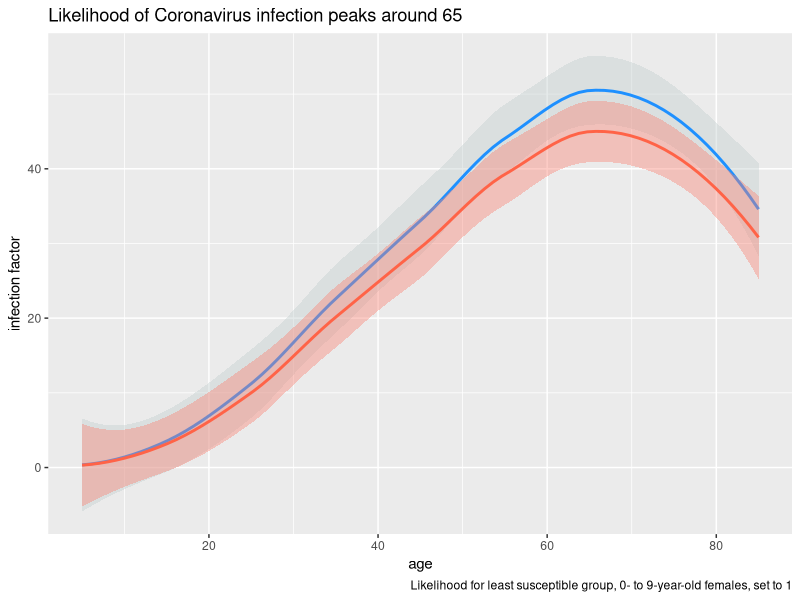
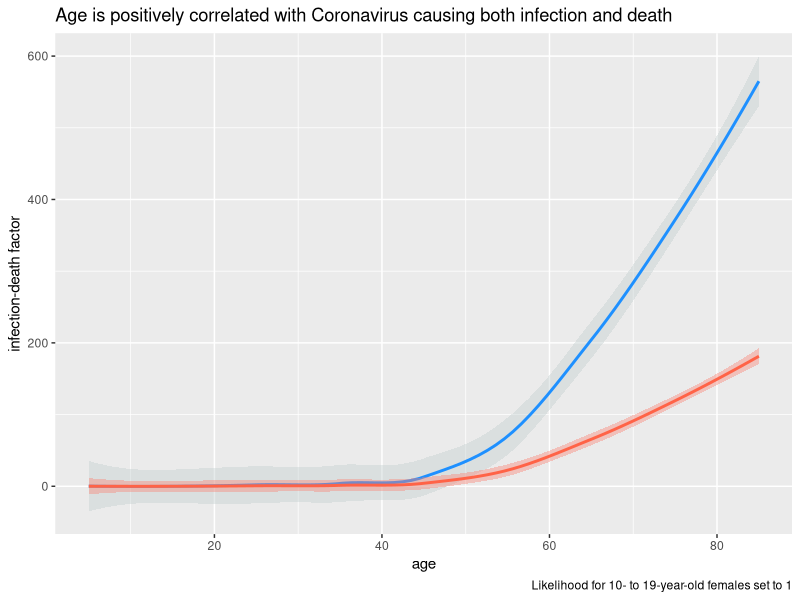
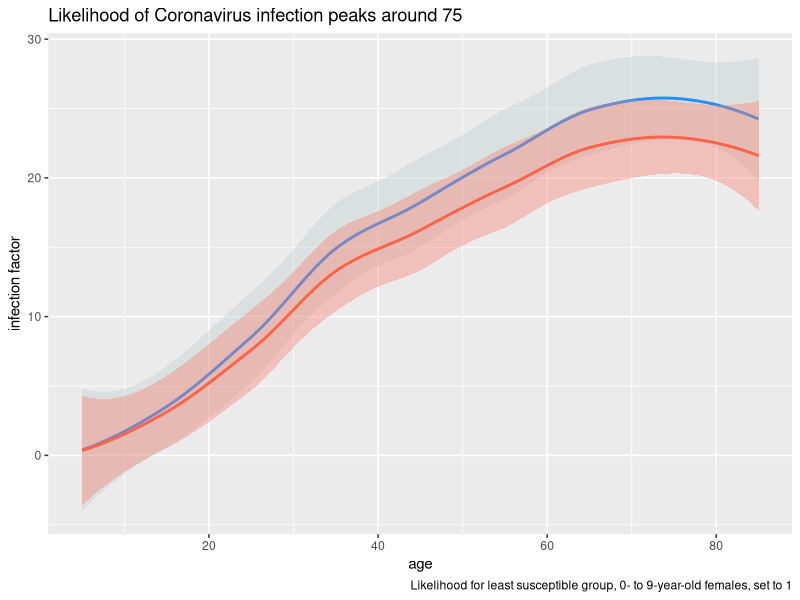
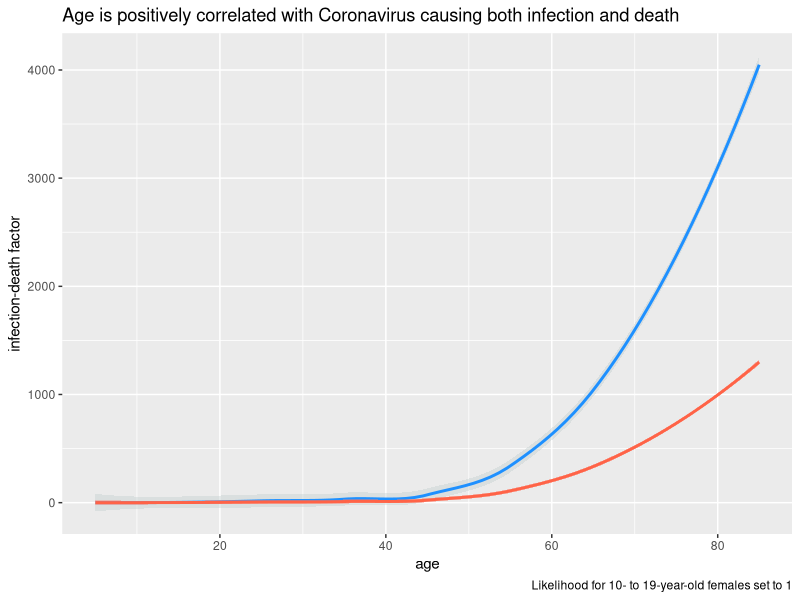
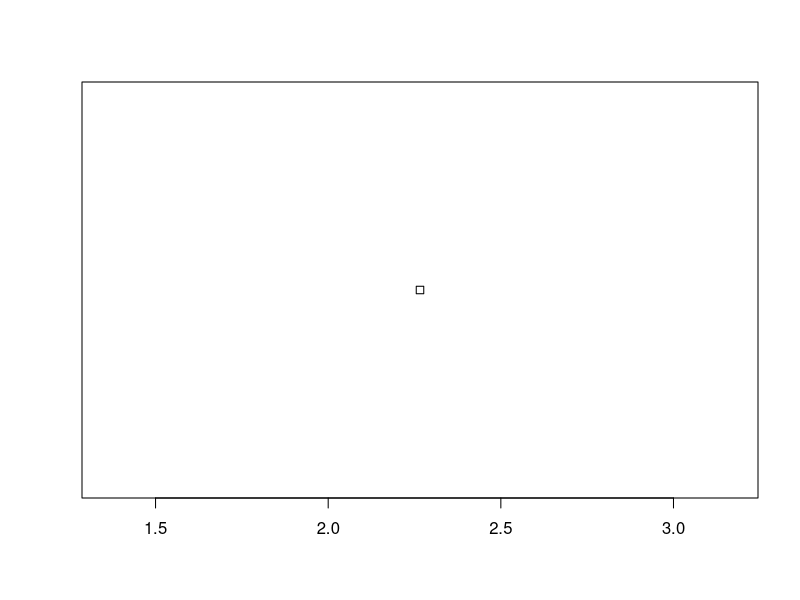
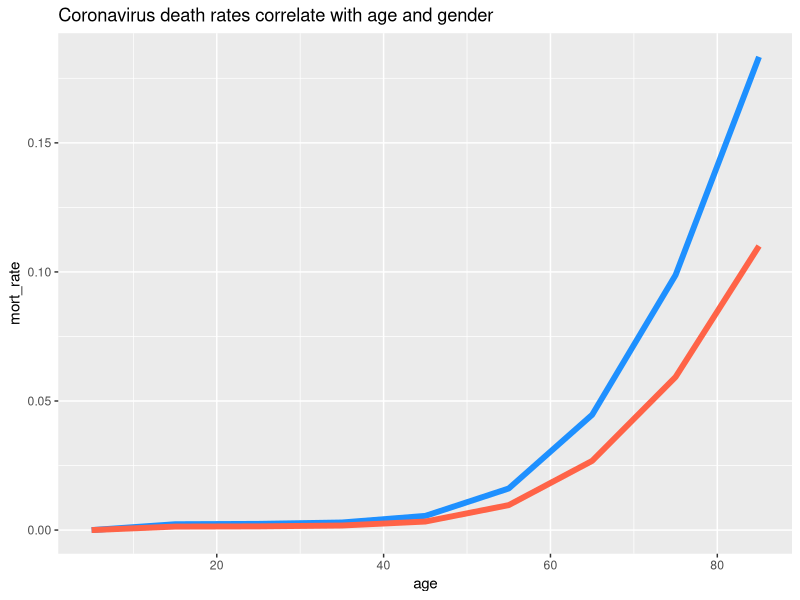
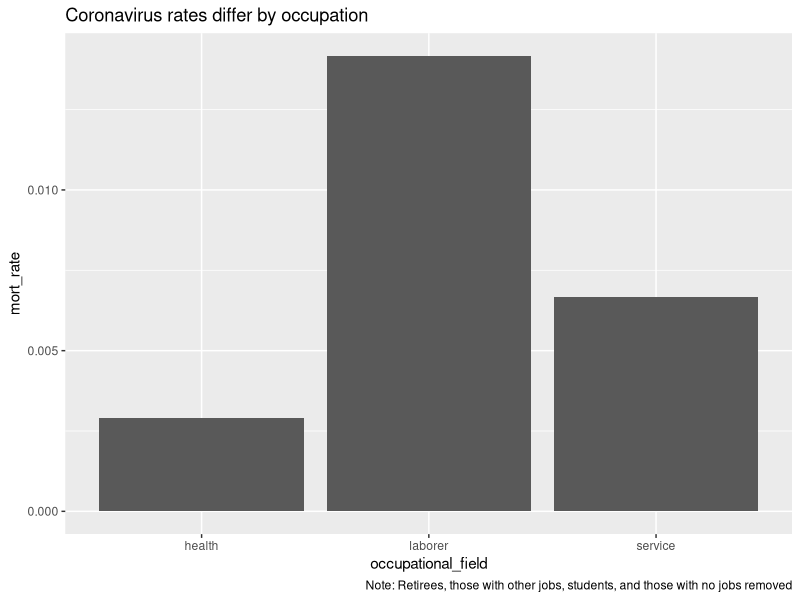
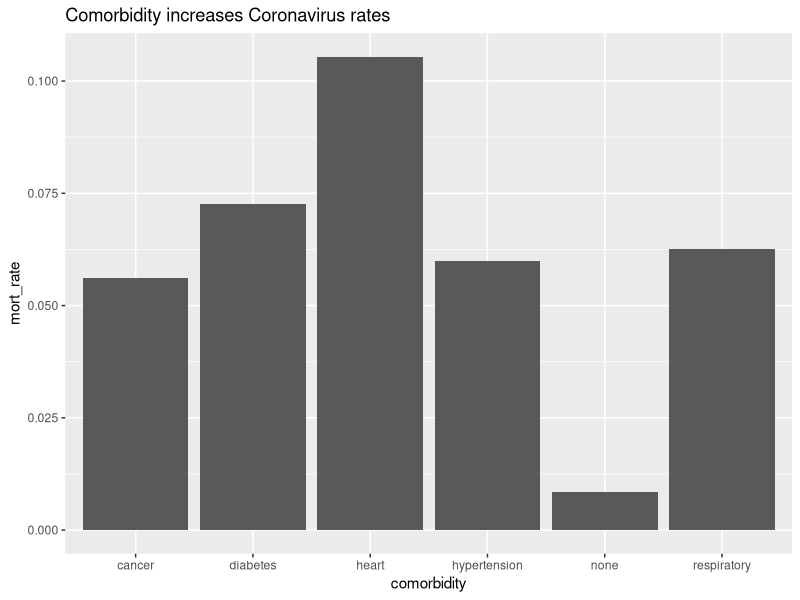

These figures' R source, in order: (Note: this script raises an error after producing the figures.)
## ---- chunk 1
library(tidyverse)
library(lubridate)
## ---- chunk 2
my_sum <- read_csv(file = "summary.csv", col_types = ("cidiccc")) %>%
  mutate(cases = as.integer(gsub(",", "", cases)),
         male_rate = death / cases * 0.028414777	/ 0.02290025,
         female_rate = death / cases * 0.017057766	/ 0.02290025)

f_m_ratio <- my_sum %>% 
  filter(!is.na(sex)) %>%
  summarize(f_m_ratio = min(cases) / max(cases)) %>%
  pull(f_m_ratio)

f_m_id_ratio <- my_sum %>% 
  filter(!is.na(sex)) %>%
  summarize(f_m_id_ratio = min(death) / max(death)) %>%
  pull(f_m_id_ratio)
## ---- chunk 3
my_pop <- read_csv("WORLD-2020.csv", col_types = "__iii_")
## ---- chunk 4
my_rates <- my_pop %>%
  group_by(rg_mn>80) %>%
  mutate(males_pop = if_else((rg_mn > 80), as.integer(sum(males, na.rm = T)), males),
         females_pop = if_else((rg_mn > 80), as.integer(sum(females, na.rm = T)), females)) %>%
  ungroup() %>%
  filter(rg_mn < 90) %>%
  select(1, 5, 6) %>%
  inner_join(my_sum, by = c("rg_mn" = "age")) %>%
  select(1:5) %>%
  mutate(infect_rate = cases / sum(cases) / (males_pop + females_pop) * (sum(males_pop) + sum(females_pop)),
         female_infect_rate = infect_rate * f_m_ratio,
         male_infect_rate = infect_rate / f_m_ratio / min(female_infect_rate),
         female_infect_rate = female_infect_rate / min(female_infect_rate),
         infect_death_rate = death / sum(death) / (males_pop + females_pop) * (sum(males_pop) + sum(females_pop)),
         female_infect_death_rate = infect_death_rate * f_m_id_ratio,
         male_infect_death_rate = infect_death_rate / f_m_id_ratio / 0.03444341,
         female_infect_death_rate = female_infect_death_rate / 0.03444341)
## ---- chunk 5
my_rates %>%
  ggplot(mapping = aes(x = rg_mn)) +
  geom_smooth(mapping = aes(y = male_infect_rate), color = "dodgerblue", fill = "azure3") +
  geom_smooth(mapping = aes(y = female_infect_rate), color = "tomato", fill = "salmon") +
  labs(x = "age",
       y = "infection factor",
       title = "Likelihood of Coronavirus infection peaks around 65",
       caption = "Likelihood for least susceptible group, 0- to 9-year-old females, set to 1")
## ---- chunk 6
my_rates %>%
  ggplot(mapping = aes(x = rg_mn)) +
  geom_smooth(mapping = aes(y = male_infect_death_rate), color = "dodgerblue", fill = "azure3") +
  geom_smooth(mapping = aes(y = female_infect_death_rate), color = "tomato", fill = "salmon") +
  labs(x = "age",
       y = "infection-death factor",
       title = "Age is positively correlated with Coronavirus causing both infection and death",
       caption = "Likelihood for 10- to 19-year-old females set to 1")
## ---- chunk 7
my_popc <- read_csv("China-2020.csv", col_types = "iii")

my_ratesc <- my_popc %>%
  inner_join(my_sum, by = c("agec" = "age")) %>%
  select(1:5) %>%
  mutate(infect_ratec = cases / sum(cases) / (male_popc + female_popc) * (sum(male_popc) + sum(female_popc)),
         female_infect_ratec = infect_ratec * f_m_ratio,
         male_infect_ratec = infect_ratec / f_m_ratio / min(female_infect_ratec),
         female_infect_ratec = female_infect_ratec / min(female_infect_ratec),
         infect_death_ratec = death / sum(death) / (male_popc + female_popc) * (sum(male_popc) + sum(female_popc)),
         female_infect_death_ratec = infect_death_ratec * f_m_id_ratio,
         male_infect_death_ratec = infect_death_ratec / f_m_id_ratio / 0.004785027,
         female_infect_death_ratec = female_infect_death_ratec / 0.004785027)
## ---- chunk 8
my_ratesc %>%
  ggplot(mapping = aes(x = agec)) +
  geom_smooth(mapping = aes(y = male_infect_ratec), color = "dodgerblue", fill = "azure3") +
  geom_smooth(mapping = aes(y = female_infect_ratec), color = "tomato", fill = "salmon") +
  labs(x = "age",
       y = "infection factor",
       title = "Likelihood of Coronavirus infection peaks around 75",
       caption = "Likelihood for least susceptible group, 0- to 9-year-old females, set to 1")
## ---- chunk 9
my_ratesc %>%
  ggplot(mapping = aes(x = agec)) +
  geom_smooth(mapping = aes(y = male_infect_death_ratec), color = "dodgerblue", fill = "azure3") +
  geom_smooth(mapping = aes(y = female_infect_death_ratec), color = "tomato", fill = "salmon") +
  labs(x = "age",
       y = "infection-death factor",
       title = "Age is positively correlated with Coronavirus causing both infection and death",
       caption = "Likelihood for 10- to 19-year-old females set to 1")
## ---- chunk 10
my_sum %>% 
  filter(!is.na(sex)) %>% 
  summarize(all_rate = weighted.mean(death_rate, w = cases)) %>% 
  plot()

all_rate <- my_sum %>% 
  filter(!is.na(sex)) %>% 
  summarize(all_rate = weighted.mean(death_rate, w = cases)) %>% 
  pull(all_rate)
## ---- chunk 11
my_sum %>%
  ggplot(mapping = aes(x = age)) +
  geom_line(mapping = aes(y = male_rate), na.rm = T, color = "dodgerblue", size = 2) +
  geom_line(mapping = aes(y = female_rate), na.rm = T, color = "tomato", size = 2) +
  labs(y = "mort_rate", title = "Coronavirus death rates correlate with age and gender")
## ---- chunk 12
my_sum %>%
  filter(!is.na(job), !(job %in% c("other", "retired"))) %>% 
  ggplot() +
  geom_col(mapping = aes(x = job, y = death / cases, na.rm = T)) +
  labs(x = "occupational_field", y = "mort_rate", title = "Coronavirus rates differ by occupation", caption = "Note: Retirees, those with other jobs, students, and those with no jobs removed")
## ---- chunk 13
my_sum %>%
    filter(!is.na(comorbid), !(comorbid %in% c("unknown"))) %>% 
  ggplot() +
  geom_col(mapping = aes(x = comorbid, y = death / cases)) +
  labs(x = "comorbidity", y = "mort_rate", title = "Comorbidity increases Coronavirus rates")
## ---- chunk 14
my_sum
## ---- chunk 15
my_data <- read_csv(file = "my_covid19.csv")
## ---- chunk 16
my_clean <- my_data %>%
  select(-4,-6,-7) %>%
  mutate(symptom_date = dmy(date_onset_symptoms),
         hosp_date = dmy(date_admission_hospital),
         confirm_date = dmy(date_confirmation),
         outcome_date = dmy(date_death_or_discharge),
         age = as.integer(age),
         male = if_else(sex %in% c("male", "female"), if_else(sex == "male", 1, 0), NULL)) %>%
  select(-1, -3, -(5:8), -11)
## ---- chunk 17
tiny_set <- my_clean %>%
  filter(!is.na(outcome)) %>% 
  mutate(died = ifelse(outcome %in% c("death", "died"), 1, 0))

glm(data = tiny_set, died ~ age + male, family = "binomial")
